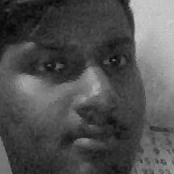
#> input picture shubham/image49.png, 174 x 174 px, given in place of the camera
$ jupyter execute 'Face Localization.ipynb'   (text cells are left out)
#> lines starting #> are read from the running program, lines starting #| are printed output that depends on the picture; after the words box and inside, x2 and y2 are one past the last pixel; in counts of white or black regions, pixels touching at a corner belong together
[cell 1]
import os
import numpy as np
import cv2
import matplotlib.pyplot as plt

[cell 2]
face_cascade = cv2.CascadeClassifier('./cascades/haarcascade_frontalface_default.xml')
eye_cascade = cv2.CascadeClassifier('./cascades/haarcascade_eye.xml')

[cell 3]
def detect(gray, frame):
    faces = face_cascade.detectMultiScale(gray, 1.3, 5)
    for (x, y, w, h) in faces:
        cv2.rectangle(frame, (x, y), (x+w, y+h), (255, 0, 0), 2)
        roi_gray = gray[y:y+h, x:x+w]
        roi_color = frame[y:y+h, x:x+w]
        eyes = eye_cascade.detectMultiScale(roi_gray, 1.1, 3)
        for (ex, ey, ew, eh) in eyes:
            cv2.rectangle(roi_color, (ex, ey), (ex+ew, ey+eh), (0, 255, 0), 2)
    return frame

[cell 4]
video_capture = cv2.VideoCapture(0)

while True:
    _, frame = video_capture.read()
#> frame is the input picture: shape (174, 174, 3); min 6, max 206, mean 80.2
    gray = cv2.cvtColor(frame, cv2.COLOR_BGR2GRAY)
    canvas = detect(gray, frame)
#> in detect, `faces = face_cascade.detectMultiScale(gray, 1.3, 5)`: faces = ()
    cv2.imshow('Video', canvas)
    if cv2.waitKey(1) & 0xFF == ord('q'):
#> (key q is pressed here)
        break

video_capture.release()
cv2.destroyAllWindows()

[cell 5]
smile_cascade = cv2.CascadeClassifier('./cascades/haarcascade_smile.xml')

[cell 6]
def detect(gray, frame):
    faces = face_cascade.detectMultiScale(gray, 1.3, 5)
#> faces = ()
    for (x, y, w, h) in faces:
        cv2.rectangle(frame, (x, y), (x+w, y+h), (255, 0, 0), 2)

        roi_gray = gray[y:y+h, x:x+w]
        roi_color = frame[y:y+h, x:x+w]

        eyes = eye_cascade.detectMultiScale(roi_gray, 1.1, 22)
        for (ex, ey, ew, eh) in eyes:
            cv2.rectangle(roi_color, (ex, ey), (ex+ew, ey+eh), (0, 255, 0), 2)

        smiles = smile_cascade.detectMultiScale(roi_gray, 1.7, 18)
        for (sx, sy, sw, sh) in smiles:
            cv2.rectangle(roi_color, (sx, sy), (sx+sw, sy+sh), (0, 0, 255), 2)
#> this loop made 0 passes
    return frame

[cell 7]
video_capture = cv2.VideoCapture(0)

while True:
    _, frame = video_capture.read()
    gray = cv2.cvtColor(frame, cv2.COLOR_BGR2GRAY)
    canvas = detect(gray, frame)
    cv2.imshow('Video', canvas)
    if cv2.waitKey(1) & 0xFF == ord('q'):
#> (key q is pressed here)
        break

video_capture.release()
cv2.destroyAllWindows()

[cell 8]
video_capture = cv2.VideoCapture(0)

while True:

    _, frame = video_capture.read()
    gray = cv2.cvtColor(frame, cv2.COLOR_BGR2GRAY)
    faces = face_cascade.detectMultiScale(gray, 1.3, 5)
#> faces = ()
    cv2.imshow('Video', gray)

    key=cv2.waitKey(30)
#> (key q is pressed here)

    faces = np.array(faces)
#> faces = empty array

    if key==ord('q'):
        break
    if (key==ord('c')) & (faces.shape==(1,4)):
        faces = np.array(faces).reshape((4,1))
        face = gray[int(faces[1]):int(faces[1])+int(faces[3]), int(faces[0]):int(faces[0])+int(faces[2])]
        cv2.imshow("imshow2",face)
        cv2.imwrite('C:/Users/hp/Desktop/facerec/Siamese/shubham/image'+str(np.random.randint(0, 100))+'.png', face)
        print("Wrote Image")

video_capture.release()
cv2.destroyAllWindows()

[cell 9]
images = os.listdir('./shubham')
images

for i in range(11):
    img = plt.imread('./shubham/'+images[0])
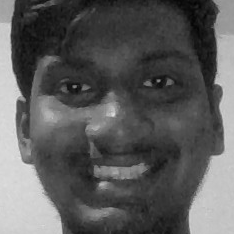
#> input picture shubham/image11.png, 234 x 234 px
#> img is the input picture: shape (234, 234) float32; min 0.0118, max 0.878, mean 0.357

    cv2.imwrite('./shubham/'+str(i)+'.pgm', img)
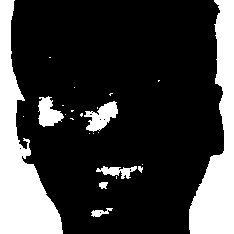
#> saved as 0.pgm: shape (234, 234); values 0 (black) and 1 (white), 23.6% white; 24 white regions (16 under 20 px), largest, box (x1, y1, x2, y2) and area: (0, 0, 63, 234) 6198, (189, 0, 234, 234) 5217, (84, 101, 118, 132) 554

[cell 10]
cv2.resize(img,(56,46)).shape
#> Out = (46, 56)
